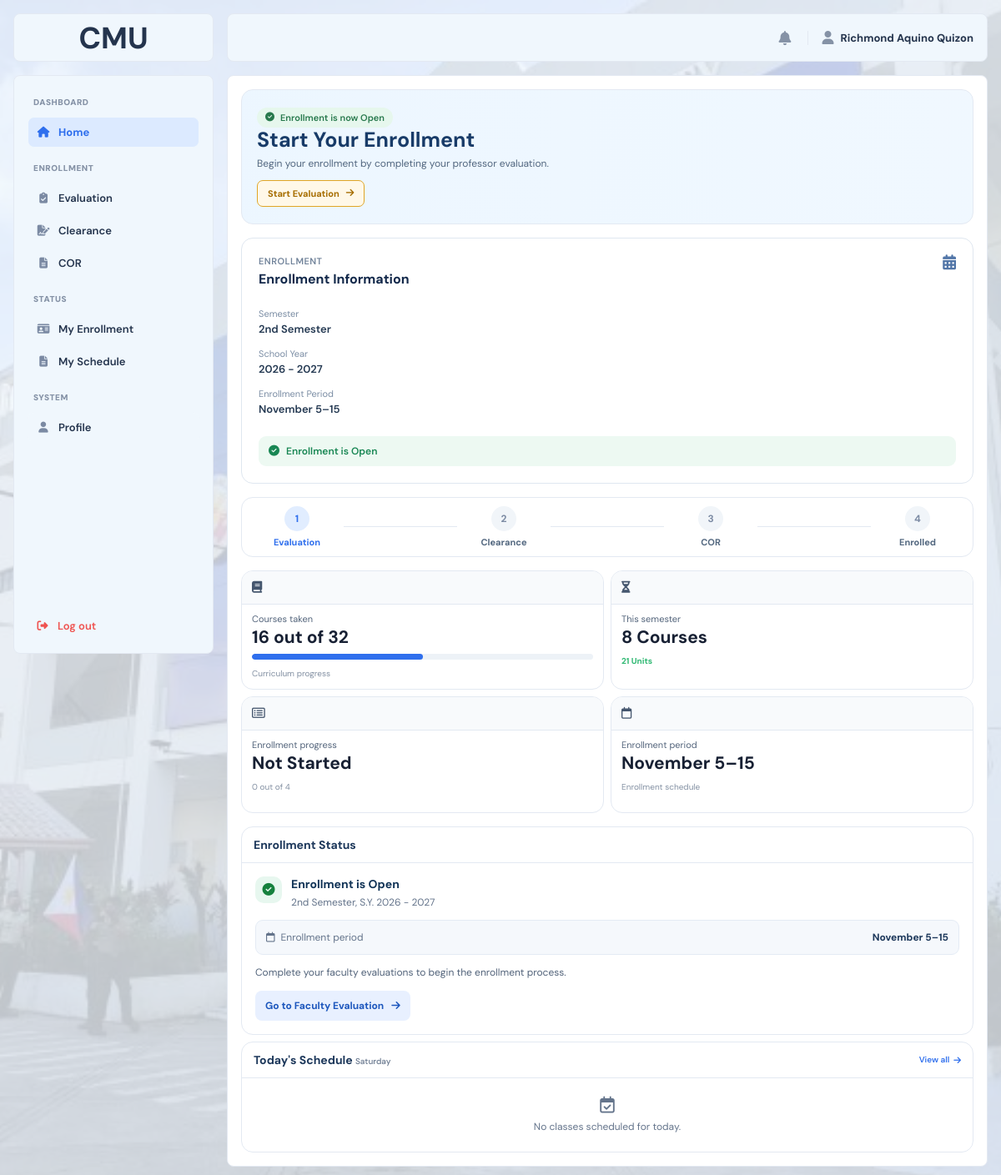
/?page=home_main (signed in), run on an earlier commit of the app's database.
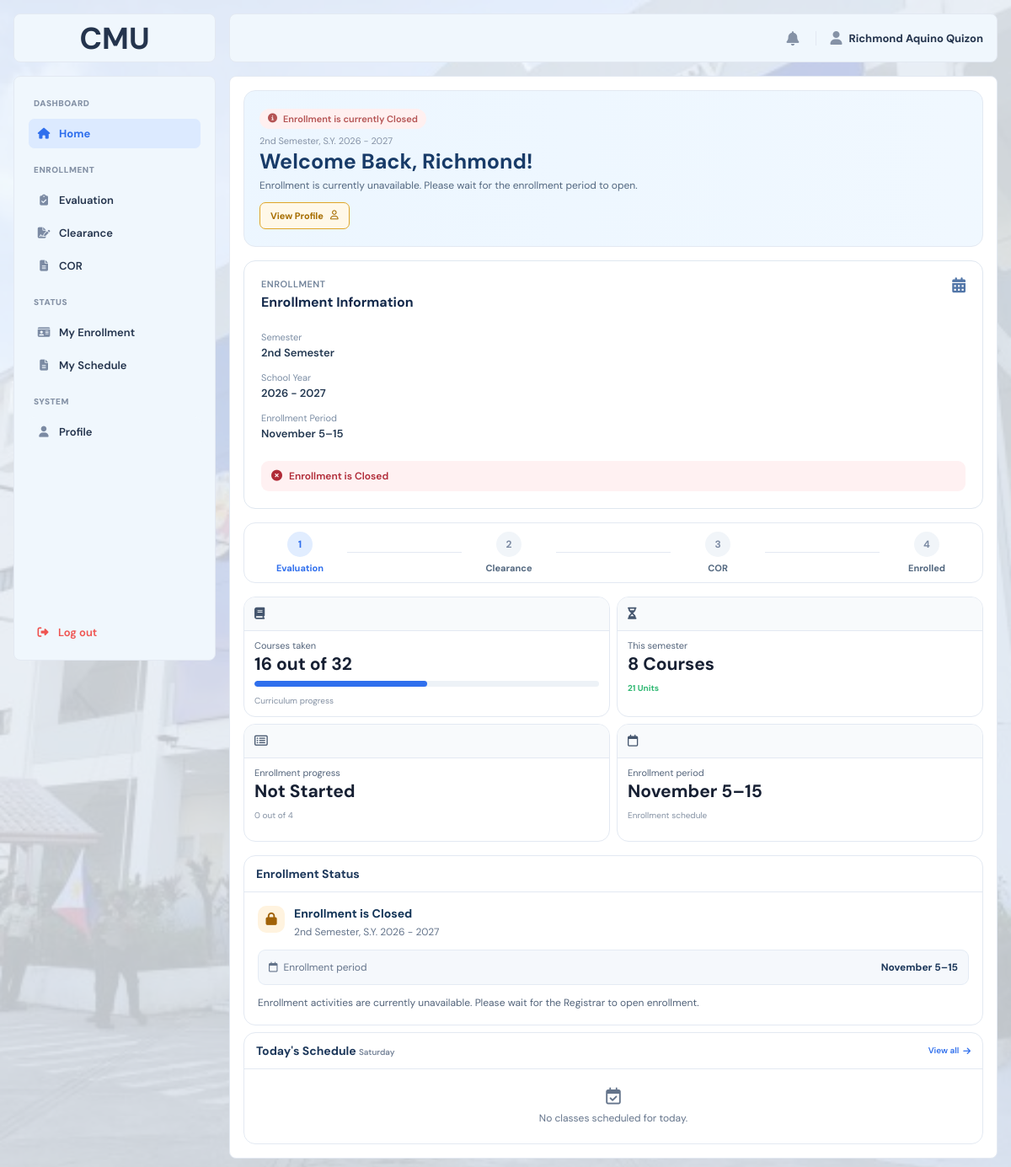
And on a later commit of the database.
### tables this page shows
CREATE TABLE `system_settings` (
  `setting_id` int(10) UNSIGNED NOT NULL,
  `enrollment_status` enum('OPEN','CLOSED') NOT NULL DEFAULT 'CLOSED',
  `semester` varchar(50) DEFAULT NULL,
  `school_year` varchar(20) DEFAULT NULL,
  `start_date` date DEFAULT NULL,
  `end_date` date DEFAULT NULL,
  `updated_at` datetime NOT NULL DEFAULT current_timestamp() ON UPDATE current_timestamp()
);

CREATE TABLE `students` (
  `student_id` int(10) UNSIGNED NOT NULL,
  `user_id` int(10) UNSIGNED DEFAULT NULL,
  `student_number` varchar(50) NOT NULL,
  `first_name` varchar(100) NOT NULL,
  `middle_name` varchar(100) DEFAULT NULL,
  `last_name` varchar(100) NOT NULL,
  `program` varchar(100) NOT NULL,
  `year_level` int(11) NOT NULL,
  `section` varchar(50) DEFAULT NULL,
  `email` varchar(100) NOT NULL,
  `phone` varchar(20) DEFAULT NULL,
  `password_hash` varchar(255) NOT NULL,
  `enrollment_phase` enum('NOT_STARTED','EVALUATION','CLEARANCE','COR','ENROLLED') NOT NULL DEFAULT 'NOT_STARTED',
  `enrollment_status` varchar(50) NOT NULL DEFAULT 'Closed',
  `created_at` datetime NOT NULL DEFAULT current_timestamp()
);

### frontend/includes/sidebar.php (called while the page is built, shortened)
<?php
if (!function_exists('e')) {
function e($value)
{
return htmlspecialchars((string) $value, ENT_QUOTES, 'UTF-8');
}
}
?>

### index.php (called while the page is built, shortened)
<?php
$pages = [
    'home_main' => 'main/home_main.php',
    'course_offering' => 'main/course_offering.php',
    'faculty_evaluation' => 'main/faculty_evaluation.php',
    'evaluation_form' => 'main/evaluation_form.php',
    'clearance_main' => 'main/clearance_main.php',
    'cor' => 'main/cor.php',
    'my_enrollment' => 'main/my_enrollment.php',
    'profile' => 'main/profile.php',
    'admin_home' => 'admin/admin_home.php',
    'enrollment_period' => 'admin/enrollment_period.php',
    'student_enrollment' => 'admin/student_enrollment.php',
    'clearance_submissions' => 'admin/clearance_submissions.php',
    'cor_submissions' => 'admin/cor_submissions.php',
    'course_offerings' => 'admin/course_offerings.php',
    'course_management' => 'admin/course_management.php',
    'student_management' => 'admin/student_management.php',
    'login' => 'auth/login.php',
    'register' => 'auth/register.php',
    'forget' => 'auth/forget.php',
    'verification' => 'auth/verification.php',
    'reset' => 'auth/reset.php',
    'set_password' => 'auth/set_password.php',
    'error404' => 'error/error404.php',
    'maintenance' => 'error/maintenance.php',
    'sample' => 'sample.php',
];
$page = $_GET['page'] ?? 'login';
require FRONTEND_PATH . '/pages/' . $pages[$page];

### backend/models/student.php (called while the page is built, shortened)
<?php
function student_find_by_id(mysqli $conn, int $student_id): ?array
{
    $stmt = $conn->prepare(
        'SELECT
            s.student_id,
            s.user_id,
            s.student_number,
            s.first_name,
            s.middle_name,
            s.last_name,
            s.program,
            s.year_level,
            s.section,
            s.email,
            s.phone,
            u.role,
            s.enrollment_phase
         FROM students s
         INNER JOIN users u
            ON u.user_id = s.user_id
         WHERE s.student_id = ?
         LIMIT 1'
    );
    $stmt->bind_param('i', $student_id);
    $stmt->execute();
    $row = $stmt->get_result()->fetch_assoc();
    return $row ?: null;
}

### frontend/pages/main/home_main.php (the view, shortened to what the changed rows need)
<?php
require_once dirname(__DIR__, 3) . '/backend/bootstrap.php';
require_once dirname(__DIR__, 3) . '/backend/models/student.php';
$studentId = $_SESSION['student_id'] ?? null;
$student = student_find_by_id($conn, (int) $studentId);
$settingsStmt = $conn->prepare(
'SELECT
        enrollment_status,
        semester,
        school_year,
        start_date,
        end_date
     FROM system_settings
     WHERE setting_id = 1
     LIMIT 1'
);
$settingsStmt->execute();
$settings = $settingsStmt->get_result()->fetch_assoc();
$enrollmentStatus = $settings['enrollment_status'] ?? 'CLOSED';
$enrollmentPhase = $student['enrollment_phase'];
$semester = $settings['semester'] ?? '';
$schoolYear = $settings['school_year'] ?? '';
$startDate = $settings['start_date'] ?? null;
$endDate = $settings['end_date'] ?? null;
$today = new DateTimeImmutable('now', new DateTimeZone('Asia/Manila'));
$todayDayName = $today->format('l');
$enrollmentPeriod = '';
if ($startDate && $endDate) {
$startTimestamp = strtotime($startDate);
$endTimestamp = strtotime($endDate);
if (date('Y-m', $startTimestamp) === date('Y-m', $endTimestamp)) {
$enrollmentPeriod =
date('F j', $startTimestamp) .
'–' .
date('j', $endTimestamp);
} else {
$enrollmentPeriod =
date('F j', $startTimestamp) .
'–' .
date('F j', $endTimestamp);
}
}
?>
<!DOCTYPE html>
<html lang="en">
<head>
    <link rel="stylesheet" href="<?= BASE_URL ?>frontend/assets/css/main.css">
    <link rel="stylesheet" href="<?= BASE_URL ?>frontend/assets/css/student.css">
    <link rel="stylesheet"
          href="https://cdnjs.cloudflare.com/ajax/libs/font-awesome/6.5.2/css/all.min.css">
</head>
<body>
<div class="layout">
    <?php require FRONTEND_PATH . 'includes/sidebar.php'; ?>
    <div class="main">
        <div class="content">
            <div class="home-hero-layout">
            <?php if ($enrollmentStatus === 'CLOSED'): ?>
                <section class="home-hero">
                    <div class="home-hero-content">
                        <div class="status-badge status-closed">
                            <i class="fa-solid fa-circle-info"></i>
                            Enrollment is currently Closed
                        </div>
                        <p class="semester-label">
                            <?= e(($semester ?: 'Semester not set') . ', S.Y. ' . ($schoolYear ?: 'Not set')) ?>
                        </p>
                        <h1>
                            Welcome Back, <?= e($student['first_name']) ?>!
                        </h1>
                        <p class="hero-description">
                            Enrollment is currently unavailable. Please wait for the enrollment period to open.
                        </p>
                        <a href="<?= BASE_URL ?>?page=profile"
                        class="hero-button">
                            View Profile
                            <i class="fa-regular fa-user"></i>
                        </a>
                    </div>
                </section>
            <?php elseif ($enrollmentPhase === 'NOT_STARTED'): ?>
                <section class="home-hero">
                    <div class="home-hero-content">
                         <div class="status-badge status-open">
                            <i class="fa-solid fa-circle-check"></i>
                            Enrollment is now Open
                        </div>
                        <h1>Start Your Enrollment</h1>
                        <p class="hero-description">
                            Begin your enrollment by completing your professor evaluation.
                        </p>
                        <a href="<?= BASE_URL ?>?page=faculty_evaluation" class="hero-button">
                            Start Evaluation
                            <i class="fa-solid fa-arrow-right"></i>
                        </a>
                    </div>
                </section>
            <?php endif; ?>
                <aside class="enrollment-info-card">
                    <div class="enrollment-info-header">
                        <div>
                            <h2>Enrollment Information</h2>
                        </div>
                    </div>
                    <div class="enrollment-info-details">
                        <div class="enrollment-info-item">
                            <span>Semester</span>
                            <strong>
                                <?= e($semester ?: 'Not set') ?>
                            </strong>
                        </div>
                        <div class="enrollment-info-item">
                            <span>School Year</span>
                            <strong>
                                <?= e($schoolYear ?: 'Not set') ?>
                            </strong>
                        </div>
                        <div class="enrollment-info-item">
                            <span>Enrollment Period</span>
                            <strong>
                                <?= e($enrollmentPeriod ?: 'Not set') ?>
                            </strong>
                        </div>
                    </div>
                    <div class="enrollment-info-status
                        <?= $enrollmentStatus === 'OPEN'
? 'is-open'
: 'is-closed' ?>">
                        <i class="fa-solid
                            <?= $enrollmentStatus === 'OPEN'
? 'fa-circle-check'
: 'fa-circle-xmark' ?>"></i>
                        <span>
                            Enrollment is
                            <?= $enrollmentStatus === 'OPEN'
? 'Open'
: 'Closed' ?>
                        </span>
                    </div>
                </aside>
            </div>
            <section class="home-stats">
                <div class="home-stat-card">
                    <div class="stat-content">
                        <h2>16 out of 32</h2>
                    </div>
                </div>
                <div class="home-stat-card">
                    <div class="stat-content">
                        <h2>8 Courses</h2>
                    </div>
                </div>
                <div class="home-stat-card">
                    <div class="stat-content">
                        <p>Enrollment progress</p>
                        <h2>
                            <?php
                            $phaseLabels = [
'NOT_STARTED' => 'Not Started',
'EVALUATION'  => 'Evaluation Completed',
'CLEARANCE'   => 'Clearance Completed',
'COR'         => 'COR Submitted',
'ENROLLED'    => 'Enrolled'
];
echo e($phaseLabels[$enrollmentPhase] ?? 'Unknown');
?>
                        </h2>
                        <span>
                            <?php
                            $phaseProgress = [
'NOT_STARTED' => '0 out of 4',
'EVALUATION'  => '1 out of 4',
'CLEARANCE'   => '2 out of 4',
'COR'         => '3 out of 4',
'ENROLLED'    => '4 out of 4'
];
echo $phaseProgress[$enrollmentPhase] ?? '0 out of 4';
?>
                        </span>
                    </div>
                </div>
                <div class="home-stat-card">
                    <div class="stat-content">
                        <p>Enrollment period</p>
                        <h2><?= e($enrollmentPeriod ?: 'Not set') ?></h2>
                        <span>
                            Enrollment schedule
                        </span>
                    </div>
                </div>
            </section>
            <section class="home-lower">
                <div class="home-panel">
                    <div class="panel-header">
                        <h2>Enrollment Status</h2>
                    </div>
                    <div class="enrollment-status-panel <?= (!$settings || !$startDate || !$endDate) ? 'is-unconfigured' : (strtoupper(trim($enrollmentStatus)) === 'OPEN' ? 'is-open' : 'is-closed') ?>" role="status">
                        <?php if (!$settings || !$startDate || !$endDate): ?>
                            <div class="enrollment-status-heading">
                                <span class="enrollment-status-icon"><i class="fa-solid fa-circle-info" aria-hidden="true"></i></span>
                                <div><strong>Enrollment Period Not Available</strong><p>The Registrar has not configured the enrollment schedule yet.</p></div>
                            </div>
                        <?php else: ?>
                            <div class="enrollment-status-heading">
                                <span class="enrollment-status-icon"><i class="fa-solid <?= strtoupper(trim($enrollmentStatus)) === 'OPEN' ? 'fa-circle-check' : 'fa-lock' ?>" aria-hidden="true"></i></span>
                                <div>
                                    <strong>Enrollment is <?= strtoupper(trim($enrollmentStatus)) === 'OPEN' ? 'Open' : 'Closed' ?></strong>
                                    <p><?= e($semester) ?>, S.Y. <?= e($schoolYear) ?></p>
                                </div>
                            </div>
                            <div class="enrollment-status-details">
                                <span class="enrollment-status-detail-label"><i class="fa-regular fa-calendar" aria-hidden="true"></i> Enrollment period</span>
                                <strong><?= e($enrollmentPeriod) ?></strong>
                            </div>
                            <p class="enrollment-status-message">
                                <?= strtoupper(trim($enrollmentStatus)) === 'OPEN'
? 'Complete your faculty evaluations to begin the enrollment process.'
: 'Enrollment activities are currently unavailable. Please wait for the Registrar to open enrollment.' ?>
                            </p>
                            <?php if (strtoupper(trim($enrollmentStatus)) === 'OPEN'): ?>
                                <a class="enrollment-status-link" href="<?= BASE_URL ?>?page=faculty_evaluation">
                                    Go to Faculty Evaluation <i class="fa-solid fa-arrow-right" aria-hidden="true"></i>
                                </a>
                            <?php endif; ?>
                        <?php endif; ?>
                    </div>
                </div>
                <div class="home-panel">
                    <div class="panel-header">
                        <h2>Today's Schedule <span class="today-day-label"><?= e($todayDayName) ?></span></h2>
                    </div>
                </div>
            </section>
        </div>
    </div>
</div>
</body>
</html>

What changed in the data, as far as the page shows it:
changed system_settings "November 5–15": enrollment_status "OPEN" → "CLOSED" (drawn); semester+school_year (not shown) → "2nd Semester, S.Y. 2026 - 2027"
shown differently, row unchanged: students "Not Started": first_name (not shown) → "Richmond"
Also different on the page:
text no longer shown: "Enrollment is now Open Start Your Enrollment Begin your enrollment by completing your professor evaluation. Start Evaluation Open Open Complete your faculty evaluations to begin the enrollment process. Go to Faculty Evaluation"
text now shown: "Enrollment is currently Closed Welcome Back, ! Enrollment is currently unavailable. Please wait for the enrollment period to open. View Profile Closed Closed Enrollment activities are currently unavailable. Please wait for the Registrar to open enrollment."
